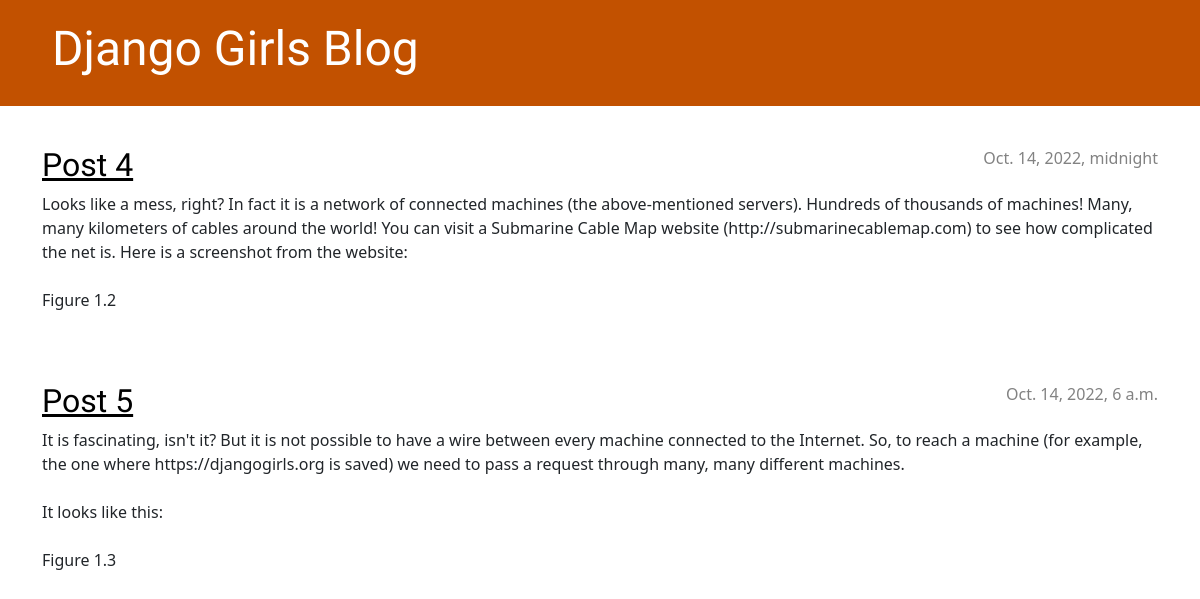
Before: / with the older database file.
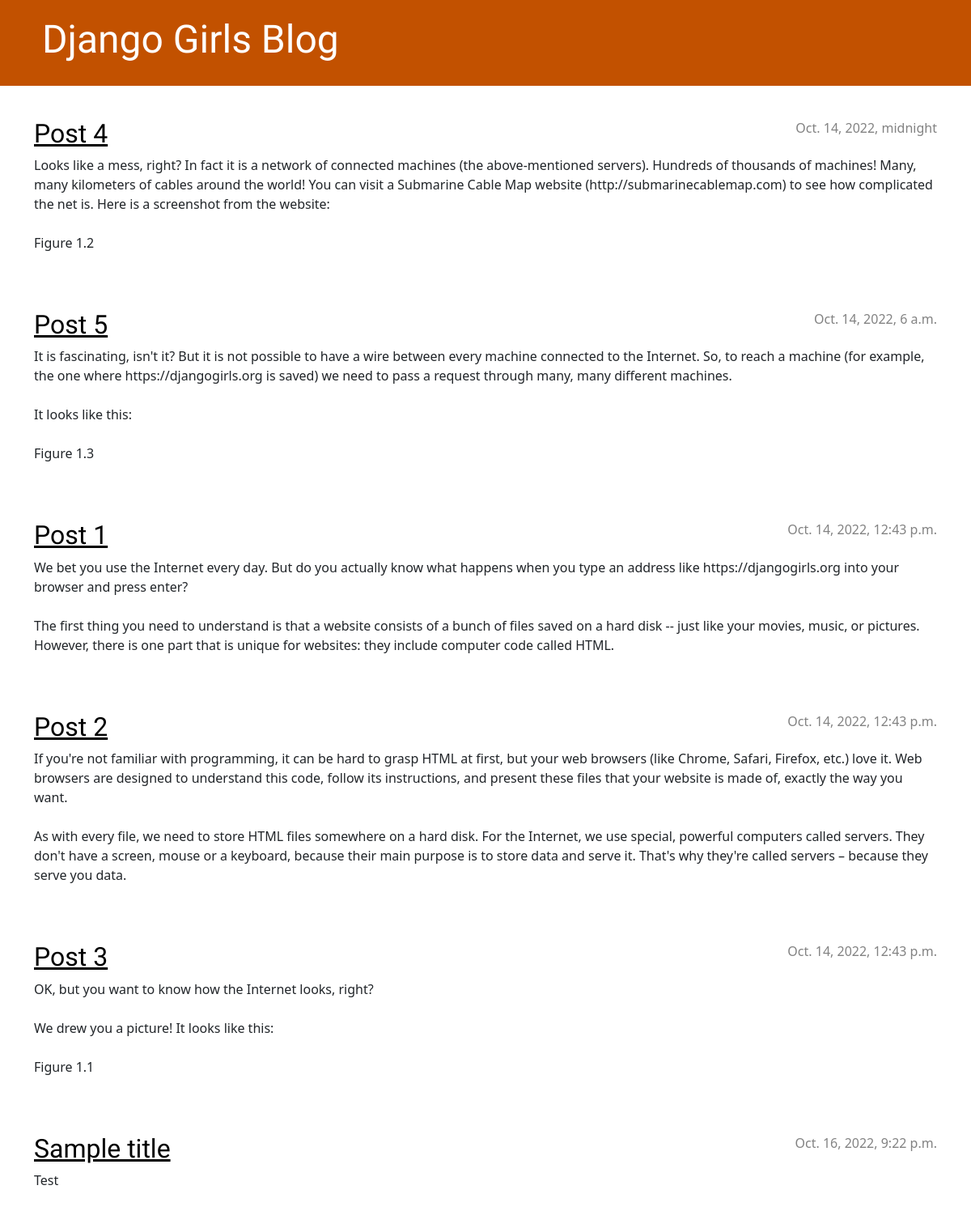
After: the same page with the newer database file.
### blog/models.py (models this page shows, shortened)
class Post(models.Model):
    author = models.ForeignKey(settings.AUTH_USER_MODEL, on_delete=models.CASCADE)
    title = models.CharField(max_length=200)
    text = models.TextField()
    created_date = models.DateTimeField(default=timezone.now)
    published_date = models.DateTimeField(blank=True, null=True)

### blog/views.py (the view)
# urls.py: path('', views.post_list, name='post_list'),
def post_list(request):
    posts = Post.objects.filter(published_date__lte=timezone.now()).order_by('published_date')
    return render(request, 'blog/post_list.html', {'posts': posts})

### blog/templates/blog/post_list.html
{% extends 'blog/base.html' %}
{% block content %}
{% for post in posts %}
<article class="post">
    <time class="date">
        {{ post.published_date }}
    </time>
    <h2><a href="{% url 'post_detail' pk=post.pk %}">{{ post.title }}</a></h2>
    <p>{{ post.text|linebreaksbr }}</p>
</article>
{% endfor %}
{% endblock %}

Changed rows visible on the page:
now on this page (row edited): Post: published_date "Oct. 14, 2022, 12:43 p.m.", title "Post 1", text "We bet you use the Internet every day. But do you actually know what happens when you type an address like https://djangogirls.org into your browser and press enter? The first thing you need to understand is that a website consists of a bunch of files saved on a hard disk -- just like your movies, music, or pictures. However, there is one part that is unique for websites: they include computer code called HTML."
now on this page (row edited): Post: published_date "Oct. 14, 2022, 12:43 p.m.", title "Post 2", text "If you're not familiar with programming, it can be hard to grasp HTML at first, but your web browsers (like Chrome, Safari, Firefox, etc.) love it. Web browsers are designed to understand this code, follow its instructions, and present these files that your website is made of, exactly the way you want. As with every file, we need to store HTML files somewhere on a hard disk. For the Internet, we use special, powerful computers called servers. They don't have a screen, mouse or a keyboard, because their main purpose is to store data and serve it. That's why they're called servers – because they serve you data."
now on this page (row edited): Post: published_date "Oct. 14, 2022, 12:43 p.m.", title "Post 3", text "OK, but you want to know how the Internet looks, right? We drew you a picture! It looks like this: Figure 1.1"
added Post: published_date "Oct. 16, 2022, 9:22 p.m.", title "Sample title", text "Test"
